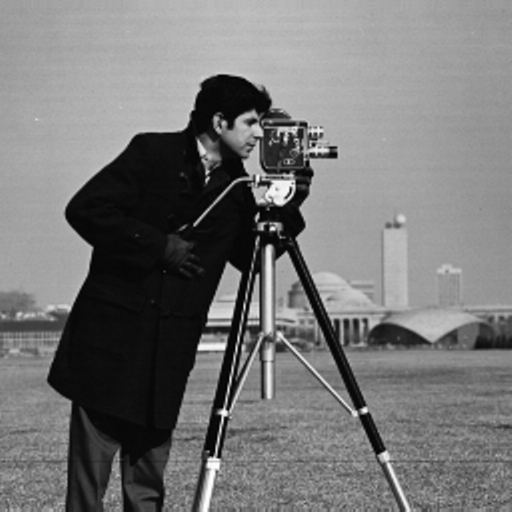
%> input picture week2/images/image3.jpg, 512 x 512 px
$ octave --eval "task1;"   (GNU Octave 9; MATLAB toolbox functions it lacks are replaced by stand-ins)
%> lines starting %> are read from the running program, lines starting %| are printed output that depends on the picture; in (x1, y1, x2, y2) boxes, pixels count from 0 and x2, y2 are one past the last pixel; in counts of white or black regions, pixels touching at a corner belong together; the program's own positions count from 1
### week2/custom_imerode.m
% Function: custom_imerode
% Description: custom erosion operation
% Input: image, se
% Output: image_eroded
function image_eroded = custom_imerode(image, se)
% Get integer sizes of structuring element
[m, n] = size(se);
% Divided by 2 in order to adjust local window into image
m = floor(m/2);
n = floor(n/2);

% Add value 1 on borders of images
image = padarray(image, [m n], 1);
% Initialize to 0 dilated image
image_eroded = false(size(image));
% Get sizes of dilated image
[max_i, max_j] = size(image);

% Set max_i and max_j iterations to iterate inside of image
max_i = max_i-(2*m);
max_j = max_j-(2*n);

% Iterate pixel by pixel of image
for i=1:max_i
    for j=1:max_j
        window = image(i:i+(2*m),j:j+(2*n));   % Get window
        min_value = min(min(window-se));       % Get local MINIMUM
        image_eroded(i,j) = min_value;         % Assing pixel value to image
    end
end
% Resize image eroded
image_eroded = ~image_eroded(1:max_i, 1:max_j);
end

### week2/custom_imdilate.m
% Function: custom_imdilate
% Description: custom dilation operation
% Input: image, se
% Output: image dilated
function image_dilated = custom_imdilate(image, se)
% Get integer sizes of structuring element
[m, n] = size(se);
% Divided by 2 in order to adjust local window into image
m = floor(m/2);
n = floor(n/2);

% Add value 0 on borders of images
image = padarray(image, [m n]);
% Initialize to 0 dilated image
image_dilated = false(size(image));
% Get sizes of dilated image
[max_i, max_j] = size(image);

% Set max_i and max_j iterations to iterate inside of image
max_i = max_i-(2*m);
max_j = max_j-(2*n);

% Iterate pixel by pixel of image
for i=1:max_i
    for j=1:max_j
        window = image(i:i+(2*m),j:j+(2*n));   % Get window
        max_value = max(max(window&se));       % Get local MAXIMUM
        image_dilated(i,j) = max_value;        % Assing pixel value to image
    end
end
% Resize image dilated
image_dilated = image_dilated(1:max_i, 1:max_j);
end

### week2/task1.m
%% Task 1 -- Implement morphological operators Erosion/Dilation. Compose new operators from Dilation/Erosion:
%% Opening, Closing, TopHat and TopHat dual

function task1()

% Show description on screen about task1
show_description_on_screen();

% Load example image to process. Images are logical (binaries)
image = im2bw(imread('images/image3.jpg'));
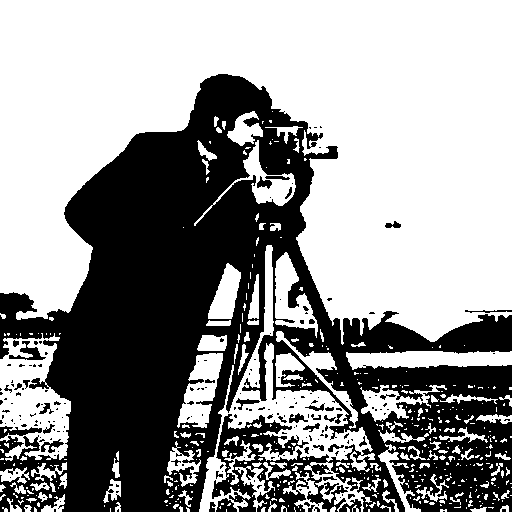
%> image: size 512x512 logical; 59% white; 194 black regions (155 under 20 px), largest, box (x1, y1, x2, y2) and area: (0, 74, 512, 512) 104155, (9, 341, 46, 360) 254, (0, 426, 42, 439) 252

% Structuring element: 5 by 5 square
% Getnhood: Get structuring element neighborhood. By this way, we can see
% value of variable on matlab workspace
se = getnhood(strel('square', 5));

%%------------------------------ EROSION -----------------------------%%

% Operations
image_er = imerode(image, se);
%> image_er: size 512x512 logical; 47.1% white; 129 white regions (91 under 20 px), largest, box (x1, y1, x2, y2) and area: (0, 0, 512, 340) 113325, (349, 353, 512, 367) 1566, (238, 347, 332, 420) 890
image_custom_er = custom_imerode(image, se);
%> in custom_imerode, `image = padarray(image, [m n], 1);`: image: size 516x516 logical; 59.6% white; 194 black regions (155 under 20 px), largest, box (x1, y1, x2, y2) and area: (2, 76, 514, 514) 104155, (11, 343, 48, 362) 254, (2, 428, 44, 441) 252
%> after the loop in custom_imerode, `for i=1:max_i`:
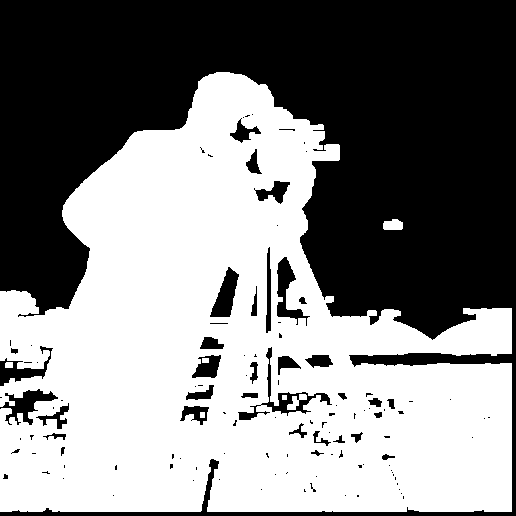
%> image_eroded: size 516x516 logical; 52% white; 119 black regions (85 under 20 px), largest, box (x1, y1, x2, y2) and area: (0, 0, 516, 516) 119371, (238, 347, 332, 420) 890, (0, 389, 58, 425) 802
% show_images(image, image_er, image_custom_er, 'EROSION operation', 'ORIGINAL image', 'MATLAB image', ...
% 'CUSTOM image');

% Check that custom erosion operation was succesfull
disp('Check EROSION operation. Comparing images ...');
check_images(image_er, image_custom_er);


%%----------------------------- DILATION -----------------------------%%

% Operations
image_di = imdilate(image, se);
%> image_di: size 512x512 logical; 73.6% white; 185 black regions (137 under 20 px), largest, box (x1, y1, x2, y2) and area: (0, 76, 438, 512) 59655, (358, 367, 512, 397) 2591, (439, 317, 512, 351) 1672
image_custom_di = custom_imdilate(image, se);
%> in custom_imdilate, `image = padarray(image, [m n]);`: image: size 516x516 logical; 58.1% white; 179 black regions (146 under 20 px), largest, box (x1, y1, x2, y2) and area: (0, 0, 516, 516) 109079, (11, 343, 48, 362) 254, (43, 441, 66, 455) 134
%> after the loop in custom_imdilate, `for i=1:max_i`:
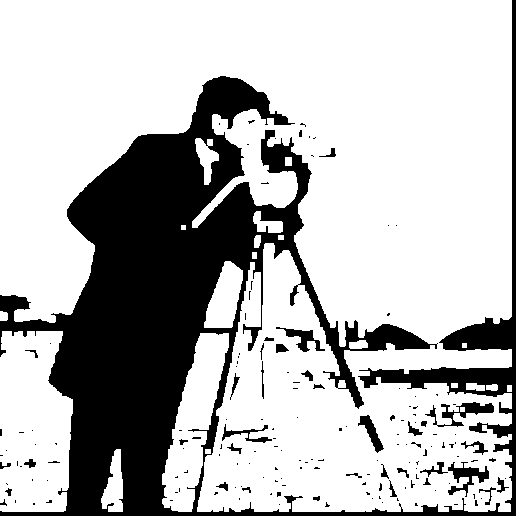
%> image_dilated: size 516x516 logical; 72.5% white; 163 black regions (128 under 20 px), largest, box (x1, y1, x2, y2) and area: (0, 0, 516, 516) 69044, (425, 402, 494, 427) 581, (448, 462, 489, 497) 538
% show_images(image, image_di, image_custom_di, 'DILATION operation', 'ORIGINAL image', 'MATLAB image', ...
% 'CUSTOM image');

% Check that custom dilation operation was succesfull
disp('Check DILATION operation. Comparing images ...');
check_images(image_di, image_custom_di);


%%------------------------------ OPENING -----------------------------%%

% Operations
image_op = imopen(image, se);
%> image_op: size 512x512 logical; 52.9% white; 26 black regions (24 under 20 px), largest, box (x1, y1, x2, y2) and area: (0, 74, 512, 512) 123259, (385, 221, 401, 228) 79
image_custom_op = custom_imopen(image, se);
%> in custom_imdilate (call 2), `image = padarray(image, [m n]);`: image: size 516x516 logical; 46.4% white; 129 white regions (91 under 20 px), largest, box (x1, y1, x2, y2) and area: (2, 2, 514, 342) 113325, (351, 355, 514, 369) 1566, (240, 349, 334, 422) 890
%> after the loop in custom_imdilate (call 2), `for i=1:max_i`:
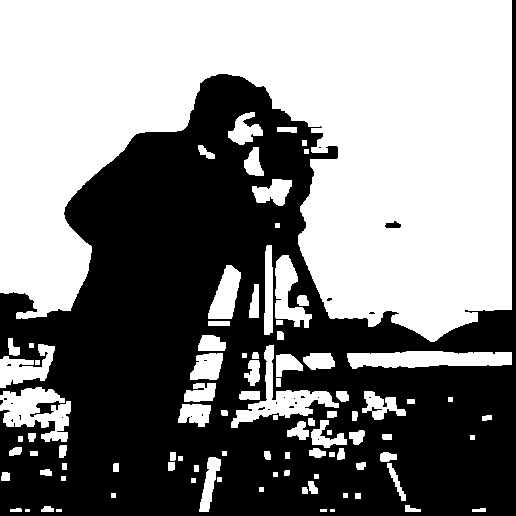
%> image_dilated: size 516x516 logical; 52.1% white; 26 black regions (24 under 20 px), largest, box (x1, y1, x2, y2) and area: (0, 0, 516, 516) 127371, (385, 221, 401, 228) 79
% show_images(image, image_op, image_custom_op, 'OPENING operation', 'ORIGINAL image', 'MATLAB image', ...
% 'CUSTOM image');

% Check that custom opening operation was succesfull
disp('Check OPENING operation. Comparing images ...');
check_images(image_op, image_custom_op);


%%------------------------------ CLOSING -----------------------------%%

% Operations
image_cl = imclose(image, se);
%> image_cl: size 512x512 logical; 64.8% white; 105 black regions (5 under 20 px), largest, box (x1, y1, x2, y2) and area: (0, 74, 512, 512) 76803, (395, 458, 491, 512) 2208, (399, 400, 496, 438) 1691
image_custom_cl = custom_imclose(image, se);
%> in custom_imerode (call 3), `image = padarray(image, [m n], 1);`: image: size 516x516 logical; 74% white; 185 black regions (137 under 20 px), largest, box (x1, y1, x2, y2) and area: (2, 78, 440, 514) 59655, (360, 369, 514, 399) 2591, (441, 319, 514, 353) 1672
%> after the loop in custom_imerode (call 3), `for i=1:max_i`:
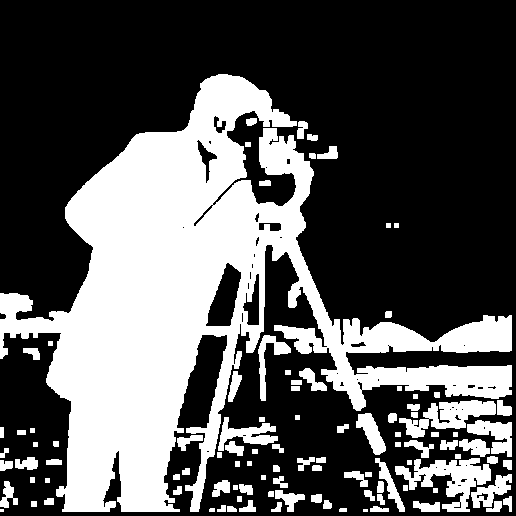
%> image_eroded: size 516x516 logical; 34.7% white; 104 white regions (2 under 20 px), largest, box (x1, y1, x2, y2) and area: (0, 74, 512, 512) 76791, (395, 458, 491, 512) 2205, (399, 400, 496, 438) 1691
% show_images(image, image_cl, image_custom_cl, 'CLOSING operation', 'ORIGINAL image', 'MATLAB image', ...
% 'CUSTOM image');

% Check that custom closing operation was succesfull
disp('Check CLOSING operation. Comparing images ...');
check_images(image_cl, image_custom_cl);


%%------------------------------ TOP HAT -----------------------------%%

% Operations
image_th = imtophat(image, se);
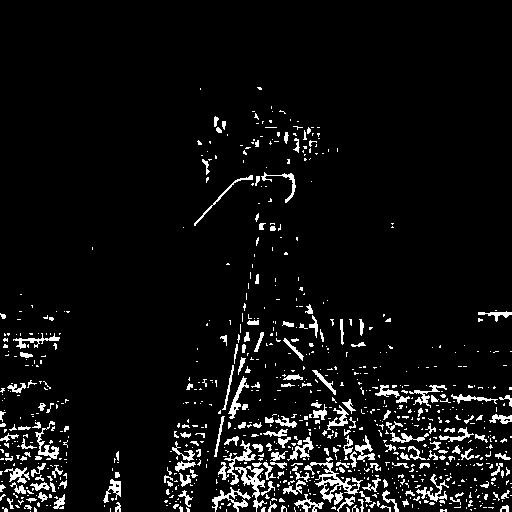
%> image_th: size 512x512 logical; 6.1% white in thin lines or dots, all inside (x1, y1, x2, y2) = (0, 87, 512, 512)
image_custom_th = custom_imtpohat(image, se);
% show_images(image, image_th, image_custom_th, 'TOP HAT operation', 'ORIGINAL image', 'MATLAB image', ...
% 'CUSTOM image');

% Check that custom top hat operation was succesfull
disp('Check TOP HAT operation. Comparing images ...');
check_images(image_th, image_custom_th);

%%---------------------------- DUAL TOP HAT --------------------------%%

% Operations
image_th_dual = imbothat(image, se);
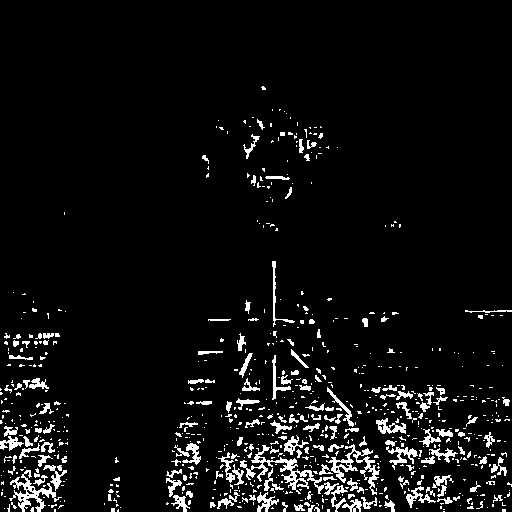
%> image_th_dual: size 512x512 logical; 5.7% white in thin lines or dots, all inside (x1, y1, x2, y2) = (0, 86, 512, 512)
image_custom_th_dual = custom_imtpohat_dual(image, se);
% show_images(image, image_th_dual, image_custom_th_dual, 'DUAL TOP HAT operation', 'ORIGINAL image', ...
% 'MATLAB image', 'CUSTOM image');

% Check that custom top hat operation was succesfull
disp('Check DUAL TOP HAT operation. Comparing images ...');
check_images(image_th_dual, image_custom_th_dual);

disp('task1(): done')
end

% Function: show_description
% Description: show description on screen
% Input: None
% Output: None
function show_description_on_screen()
disp('----------------------- TASK 1 DESCRIPTION -----------------------');
disp('Implement morphological operators Erosion/Dilation.');
disp('Compose new operators from Dilation/Erosion: Opening, Closing, ');
disp('TopHat and TopHat dual');
disp('------------------------------------------------------------------');
fprintf('\n');
end

% Function: check_images
% Description: compare images in order to know if are equals
% Input: image_1, image_2
% Output: None (show on screen result)
function check_images(image_1, image_2)
fprintf('Images are: ');
if image_1(:, :) == image_2(:, :)
    fprintf('equal\n');
    fprintf('\n');
else
    fprintf('different\n');
    fprintf('\n');
end
end

% Function: show_images
% Description: show two images on screen
% Input: image_1, image_2, title_figure, title_1, title_2
% Output: None
function show_images(image_1, image_2, image_3, title_figure, title_1, title_2, title_3)
% Shows original image and dilated image
figure();
set(gcf,'name', title_figure,'numbertitle','off','Position', [300, 300, 1300, 400]);
subplot(1,3,1), imshow(image_1), title(title_1);
subplot(1,3,2), imshow(image_2), title(title_2);
subplot(1,3,3), imshow(image_3), title(title_3);
pause();
close all;
end

% Function: custom_imopen
% Description: custom opening operation
% Input: image, se
% Output: image_opened
function image_opened = custom_imopen(image, se)
% The definition of a morphological opening of an image is an erosion followed by a dilation,
% using the same structuring element for both operations.
image_opened = custom_imerode(image, se);
image_opened = custom_imdilate(image_opened, se);
end

% Function: custom_imclose
% Description: custom closing operation
% Input: image, se
% Output: image_closed
function image_closed = custom_imclose(image, se)
% The definition of a morphological closing of an image is an dilation followed by a erosion,
% using the same structuring element for both operations.
image_closed = custom_imdilate(image, se);
image_closed = custom_imerode(image_closed, se);
end

% Function: custom_imtpohat
% Description: custom top hat operation
% Input: image, se
% Output: image_tpohat
function image_tophat = custom_imtpohat(image, se)
% Top-hat filtering computes the morphological opening of the image (using imopen) and then
% subtracts the result from the original image
image_tophat = custom_imopen(image, se);
image_tophat = image - image_tophat;
end

% Function: custom_imtpohat_dual
% Description: custom top hat operation
% Input: image, se
% Output: image_dual_tophat
function image_dual_tophat = custom_imtpohat_dual(image, se)
% Top-hat filtering computes the morphological closing of the image (using imopen) and then
% subtracts the original image from the result
image_dual_tophat = custom_imclose(image, se);
image_dual_tophat = image_dual_tophat - image;
end
